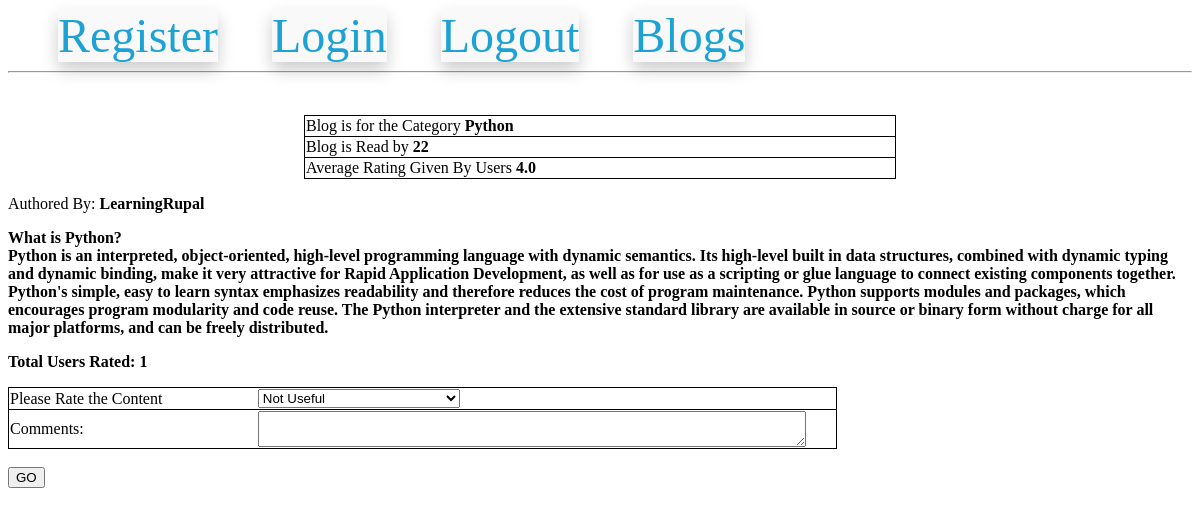
The page /blogDetail/3/LearningRupal/Python (signed in) on the database its author committed.
### models.py (models this page shows)
class BlogModel(db.Model):
    id = db.Column(db.Integer,primary_key=True)
    category_id = db.Column(db.Integer,db.ForeignKey('category_master.category_id'), nullable=False)
    blog_user_id = db.Column(db.Integer,db.ForeignKey('users.id'), nullable=False)
    blog_text = db.Column(db.Text, nullable=False)
    blog_creation_date = db.Column(db.DateTime)
    blog_read_count = db.Column(db.Integer, default=0)
    blog_rating_count = db.Column(db.Integer, default=0)

### routes.py (the view, shortened to what this page needs)
@app.route('/blogDetail/<int:blog_id>/<string:username>/<string:category>', methods=['GET','POST'])
@login_required
def blog_detail(blog_id, username, category):
    blog = BlogModel.query.get(blog_id)
    if request.method == 'GET':
        if current_user.id != blog.blog_user_id:
            blog.blog_read_count = blog.blog_read_count + 1
            db.session.commit()
        rating = db.session.query(func.avg(BlogComment.blog_rating)).filter(BlogComment.blog_id == int(blog_id)).first()[0]
        return render_template('/blog_detail.html',blog=blog, rating=rating, author=username,category=category)

### models.py (called while the page is built)
@login.user_loader
def load_user(id):
    return UserModel.query.get(int(id))

### templates/blog_detail.html (shortened to what this page needs)
{% extends 'base.html' %}
{% block content %}
<br>
<center>
    <form method="POST" action="">
        <p>
            <table style="width: 50%;">
                <tr>
                    <td style='width: 80%;'>
                        Blog is for the Category <b>{{ category }}</b>
                    </td>
                </tr>
                <tr>
                    <td style='width: 80%;'>
                        Blog is Read by <b>{{ blog.blog_read_count }}</b>
                    </td>
                </tr>
                <tr>
                    <td style='width: 80%;'>
                        Average Rating Given By Users <b>{{ rating }}</b>
                    </td>
                </tr>
            </table>
        </p>
</center>
Authored By: <b> {{ author }}</b>
<p>
    {{ blog.blog_text|safe }}
</p>
<p>
    Total Users Rated: {{ blog.blog_rating_count }}
</p>
{% if current_user.username != author %}
<p>
    <table style="width: 70%;">
        <tr>
            <td style="width: 30%;">
                Please Rate the Content
            </td>
            <td style="width: 70%;">
                <select name='rating'>
                    <option value='1'>Not Useful</option>
                </select>
            </td>
        </tr>
        <tr>
            <td>Comments:</td>
            <td>
                <textarea style="width: 95%;" name='comment'></textarea>
            </td>
        </tr>
    </table>
    <br>
    <input type='submit' value='GO'/>
</p>
{% endif %}
{% endblock %}

### templates/blog_detail.html (style rules this page uses)
table,tr { border: 1px solid black; border-radius: 12px; border-collapse: collapse; }

### rows shown on the page
BlogModel: blog_read_count "22", blog_text "What is Python? Python is an interpreted, object-oriented, high-level programming language with dynamic semantics. Its high-level built in data structures, combined with dynamic typing and dynamic binding, make it very attractive for Rapid Application Development, as well as for use as a scripting or glue language to connect existing components together. Python's simple, easy to learn syntax emphasizes readability and therefore reduces the cost of program maintenance. Python supports modules and packages, which encourages program modularity and code reuse. The Python interpreter and the extensive standard library are available in source or binary form without charge for all major platforms,…", blog_rating_count "1"

### other values the page prints
{{ category }} "Python"
{{ rating }} "4.0"
{{ author }} "LearningRupal"
